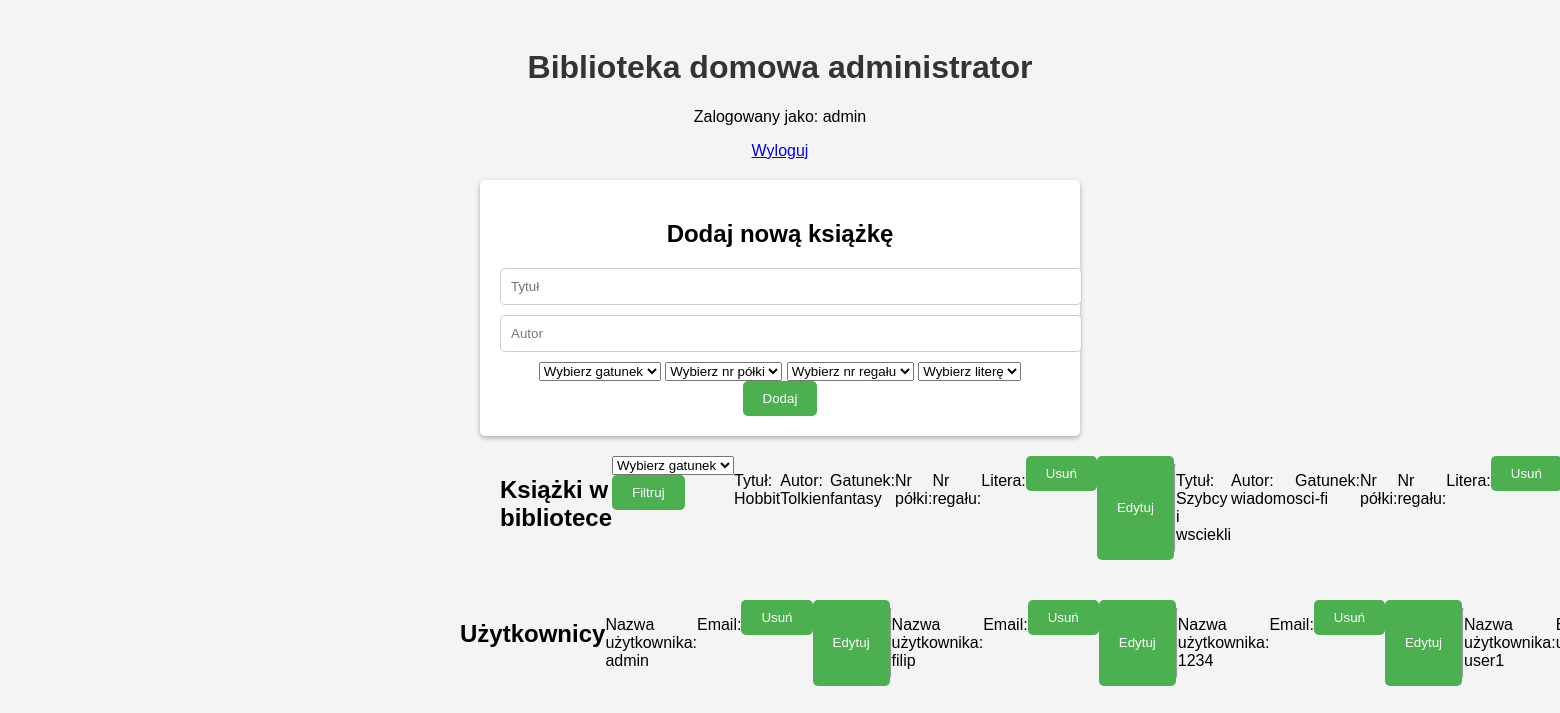
Page /library_admin.php (signed in) on the committed database.
### tables this page shows
CREATE TABLE `books` (
  `id` int(11) NOT NULL,
  `title` varchar(255) NOT NULL,
  `author` varchar(255) NOT NULL,
  `category` varchar(20) NOT NULL,
  `nr_polki` varchar(100) NOT NULL,
  `nr_regal` varchar(10) NOT NULL,
  `alphabet` varchar(5) NOT NULL
);

CREATE TABLE `users` (
  `id` int(11) NOT NULL,
  `username` varchar(255) NOT NULL,
  `email` varchar(60) NOT NULL,
  `password` varchar(255) NOT NULL,
  `role_id` tinyint(4) NOT NULL DEFAULT 1
);

### library_admin.php (the view, shortened to what this page needs)
<?php
$conn = new mysqli("localhost", "root", "", "library");
$sql = "SELECT * FROM books";
$result = $conn->query($sql);
$booksList = "";
if ($result->num_rows > 0) {
    while ($row = $result->fetch_assoc()) {
        $booksList .= "<p>Tytuł: " . $row["title"] . "</p>";
        $booksList .= "<p>Autor: " . $row["author"] . "</p>";
        $booksList .= "<p>Gatunek: " . $row["category"] . "</p>";
        $booksList .= "<p>Nr półki: " . $row["nr_polki"] . "</p>";
        $booksList .= "<p>Nr regału: " . $row["nr_regal"] . "</p>";
        $booksList .= "<p>Litera: " . $row["alphabet"] . "</p>";
        $booksList .= "<form action='library_admin.php' method='GET'>";
        $booksList .= "<input type='hidden' name='delete' value='" . $row["id"] . "'>";
        $booksList .= "<button type='submit' name='delete' >Usuń</button>";
        $booksList .= "</form>";
        $booksList .= "<button onclick='showEditForm(" . $row["id"] . ")'>Edytuj</button>";
        $booksList .= "<div id='edit-form-" . $row["id"] . "' style='display: none;'>";
        $booksList .= "<form action='library_admin.php' method='POST'>";
        $booksList .= "<input type='hidden' name='book-id' value='" . $row["id"] . "'>";
        $booksList .= "<input type='text' name='new-author' placeholder='Nowy autor'>";
        $booksList .= "<input type='text' name='new-title' placeholder='Nowy tytuł'>";
        $booksList .= "<select name='new-category'>";
        $booksList .= "<option value='' disabled selected>Wybierz gatunek</option>";
        $booksList .= "<option value='fantasy'>Fantasy</option>";
        $booksList .= "<option value='horror'>Horror</option>";
        $booksList .= "<option value='sci-fi'>Sci-fi</option>";
        $booksList .= "<option value='comedy'>Komedia</option>";
        $booksList .= "<option value='documentary'>Dokument</option>";
        $booksList .= "</select>";
        $booksList .= "<select name='new-nr_polki'>";
        $booksList .= "<option value='' disabled selected>Wybierz nr półki</option>";
        $booksList .= "<option value='1'>1</option>";
        $booksList .= "<option value='2'>2</option>";
        $booksList .= "<option value='3'>3</option>";
        $booksList .= "<option value='4'>4</option>";
        $booksList .= "<option value='5'>5</option>";
        $booksList .= "</select>";
        $booksList .= "<select name='new-nr_regal'>";
        $booksList .= "<option value='' disabled selected>Wybierz nr regału</option>";
        $booksList .= "<option value='R1'>R1</option>";
        $booksList .= "<option value='R2'>R2</option>";
        $booksList .= "<option value='R3'>R3</option>";
        $booksList .= "<option value='R4'>R4</option>";
        $booksList .= "<option value='R5'>R5</option>";
        $booksList .= "</select>";
        $booksList .= "<select name='new-alphabet'>";
        $booksList .= "<option value='' disabled selected>Wybierz litere</option>";
        $booksList .= "<option value='A'>A</option>";
        $booksList .= "<option value='B'>B</option>";
        $booksList .= "<option value='C'>C</option>";
        $booksList .= "<option value='D'>D</option>";
        $booksList .= "<option value='E'>E</option>";
        $booksList .= "</select>";
        $booksList .= "<button type='submit' name='edit'>Zapisz</button>";
        $booksList .= "</form>";
        $booksList .= "</div>";
        $booksList .= "<hr>";
    }
} else {
    $booksList = "Brak książek w bibliotece.";
}
$sql = "SELECT * FROM users";
$result = $conn->query($sql);
$usersList = "";
if ($result->num_rows > 0) {
    while ($row = $result->fetch_assoc()) {
        $usersList .= "<p>Nazwa użytkownika: " . $row["username"] . "</p>";
        $usersList .= "<p>Email: " . $row["email"] . "</p>";
        $usersList .= "<form action='library_admin.php?user_id=$row[id]' method='POST'>";
        $usersList .= "<input type='hidden' value='" . $row["id"] . "'>";
        $usersList .= "<button type='submit' name='delete-user' >Usuń</button>";
        $usersList .= "</form>";
        $usersList .= "<button onclick='showEditForm(" . $row["id"] . ")' name='edit-user1'>Edytuj</button>";
        $usersList .= "<div id='edit-form-" . $row["id"] . "' style='display: none;'>";
        $usersList .= "<form action='library_admin.php' method='POST'>";
        $usersList .= "<input type='hidden' name='user_id' value='" . $row["id"] . "'>";
        $usersList .= "<input type='text' name='new-username' placeholder='Nowy username'>";
        $usersList .= "<input type='text' name='new-email' placeholder='Nowy email'>";
        $usersList .= "<button type='submit' name='edit-user2'>Zapisz</button>";
        $usersList .= "</form>";
        $usersList .= "</div>";
        $usersList .= "<hr>";
    }
} else {
    $usersList = "Brak książek w bibliotece.";
}
?>
<!DOCTYPE html>
<html>
<head>
    <link rel="stylesheet" type="text/css" href="style.css">
</head>
<body>
    <div class="container">
        <h1>Biblioteka domowa administrator</h1>
        <p>Zalogowany jako: <?php echo $_SESSION["username"]; ?></p>
        <a href="library.php?logout=true">Wyloguj</a>
        <div class="form-container">
            <h2>Dodaj nową książkę</h2>
            <form action="library_admin.php" method="POST">
                <input type="text" name="title" placeholder="Tytuł" required>
                <input type="text" name="author" placeholder="Autor" required>
                <select name="category" required>
                    <option value="" disabled selected>Wybierz gatunek</option>
                </select>
                <select name="nr_polki" required>
                    <option value="" disabled selected>Wybierz nr półki</option>
                </select>
                <select name="nr_regal" required>
                    <option value="" disabled selected>Wybierz nr regału</option>
                </select>
                <select name="alphabet" required>
                    <option value="" disabled selected>Wybierz literę</option>
                </select>
                <button type="submit" name="submit">Dodaj</button>
            </form>
        </div>
        <div class="admin-container" style="float:left";>
            <h2>Książki w bibliotece</h2>
            <form action="library_admin.php" method="GET">
                <select name="category">
                    <option value="" disabled selected>Wybierz gatunek</option>
                </select>
                <button type="submit">Filtruj</button>
            </form>
            <?php echo $booksList; ?>
        </div>
        <div class="admin-container" style="float: right";>
            <h2>Użytkownicy</h2>
            <?php echo $usersList; ?>
    </div>
</body>
</html>

### style.css (style rules this page uses)
body { font-family: Arial, sans-serif; background-color: #f4f4f4; }
.container { max-width: 600px; margin: 0 auto; padding: 20px; text-align: center; justify-content: center; align-items: center; }
h1 { color: #333; }
.form-container { margin-top: 20px; background-color: #fff; padding: 20px; border-radius: 5px; box-shadow: 0 2px 5px rgba(0, 0, 0, 0.3); justify-content: center; }
.admin-container { max-width: 600px; margin: 0 auto; padding: 20px; text-align: left; justify-content: left; align-items: left; display: inline-flex; }
input[type="text"], input[type="password"], input[type="email"] { width: 100%; padding: 10px; margin-bottom: 10px; border-radius: 5px; border: 1px solid #ccc; }
button { background-color: #4caf50; color: #fff; padding: 10px 20px; border: none; border-radius: 5px; cursor: pointer; }

### rows in the picture
books: title "Hobbit", author "Tolkien", category "fantasy"
books: title "Szybcy i wsciekli", author "wiadomo", category "sci-fi"
users: username "admin"
users: username "filip"
users: username "1234"
users: username "user1"

### other values in the picture
$_SESSION["username"] "admin"
